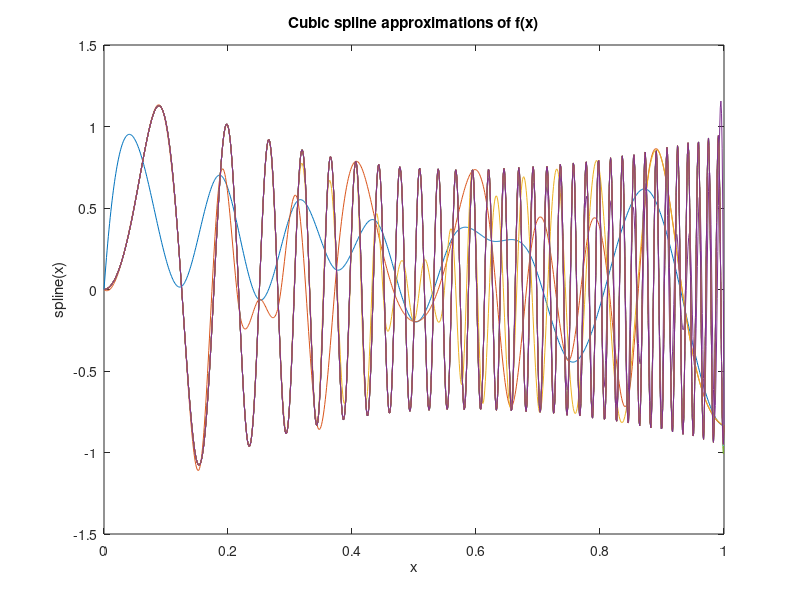
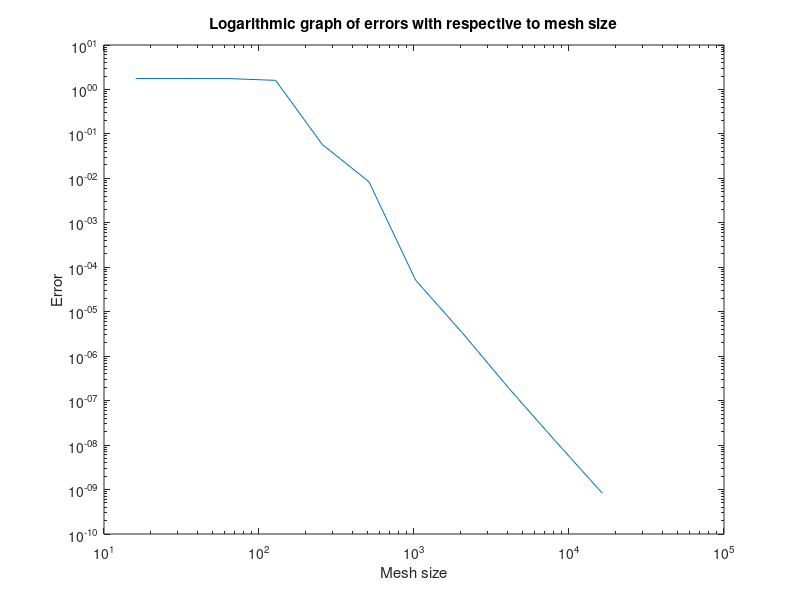

MATLAB code for these plots, in order:
%%%%%%%%%%%%%%%%%%%%%%%%%%%
% Fall 2018 Math 8600 w/ Xue
%   Homework 6
%
% Question
%   Problem 11.8
%
% Function Dependencies
%   normalEq.m
%
% Notes
%   None
%
% Author
%   Trevor Squires
%%%%%%%%%%%%%%%%%%%%%%%%%%%

clear
clc
close all;

%% Initialization
f = @(x) exp(3*x).*sin(200.*x.^2)./(1+20.*x.^2);
j = 4:14;
n = 2.^j;
N = length(n);
err = zeros(1,N);
xx = 0:.001:1;
fxx = f(xx);
plot(xx,fxx,'k--')
title('Cubic spline approximations of f(x)')
xlabel('x')
ylabel('spline(x)')
hold on

%% Computing Spline and Error
for i = 1:N
    x = 0:1/n(i):1;
    fx = f(x);
    splinex = spline(x,fx,xx);
    err(i) = max(abs(fxx-splinex));
    plot(xx,splinex)
    hold on
end

figure();
loglog(n,err)
title('Logarithmic graph of errors with respective to mesh size')
xlabel('Mesh size')
ylabel('Error')